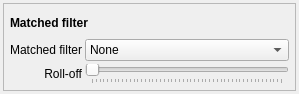
<?xml version="1.0" encoding="UTF-8"?>
<ui version="4.0">
 <class>MfControl</class>
 <widget class="QWidget" name="MfControl">
  <property name="geometry">
   <rect>
    <x>0</x>
    <y>0</y>
    <width>299</width>
    <height>94</height>
   </rect>
  </property>
  <property name="windowTitle">
   <string>Form</string>
  </property>
  <layout class="QGridLayout" name="gridLayout">
   <property name="leftMargin">
    <number>3</number>
   </property>
   <property name="topMargin">
    <number>3</number>
   </property>
   <property name="rightMargin">
    <number>3</number>
   </property>
   <property name="bottomMargin">
    <number>3</number>
   </property>
   <property name="spacing">
    <number>0</number>
   </property>
   <item row="0" column="0">
    <widget class="QFrame" name="frame">
     <property name="frameShape">
      <enum>QFrame::StyledPanel</enum>
     </property>
     <property name="frameShadow">
      <enum>QFrame::Raised</enum>
     </property>
     <layout class="QGridLayout" name="gridLayout_2">
      <property name="leftMargin">
       <number>6</number>
      </property>
      <property name="topMargin">
       <number>6</number>
      </property>
      <property name="rightMargin">
       <number>6</number>
      </property>
      <property name="bottomMargin">
       <number>6</number>
      </property>
      <property name="spacing">
       <number>3</number>
      </property>
      <item row="1" column="0">
       <widget class="QLabel" name="label">
        <property name="text">
         <string>Matched filter</string>
        </property>
        <property name="alignment">
         <set>Qt::AlignRight|Qt::AlignTrailing|Qt::AlignVCenter</set>
        </property>
       </widget>
      </item>
      <item row="1" column="1">
       <widget class="QComboBox" name="mfCombo">
        <item>
         <property name="text">
          <string>None</string>
         </property>
        </item>
        <item>
         <property name="text">
          <string>SRRC</string>
         </property>
        </item>
       </widget>
      </item>
      <item row="2" column="0">
       <widget class="QLabel" name="label_2">
        <property name="text">
         <string>Roll-off</string>
        </property>
        <property name="alignment">
         <set>Qt::AlignRight|Qt::AlignTrailing|Qt::AlignVCenter</set>
        </property>
       </widget>
      </item>
      <item row="2" column="1">
       <widget class="QSlider" name="rollOffSlider">
        <property name="maximum">
         <number>1000</number>
        </property>
        <property name="orientation">
         <enum>Qt::Horizontal</enum>
        </property>
        <property name="tickPosition">
         <enum>QSlider::TicksBelow</enum>
        </property>
        <property name="tickInterval">
         <number>20</number>
        </property>
       </widget>
      </item>
      <item row="0" column="0" colspan="2">
       <widget class="QLabel" name="label_3">
        <property name="text">
         <string>&lt;b&gt;Matched filter&lt;/b&gt;</string>
        </property>
       </widget>
      </item>
     </layout>
    </widget>
   </item>
  </layout>
 </widget>
 <resources/>
 <connections/>
</ui>
